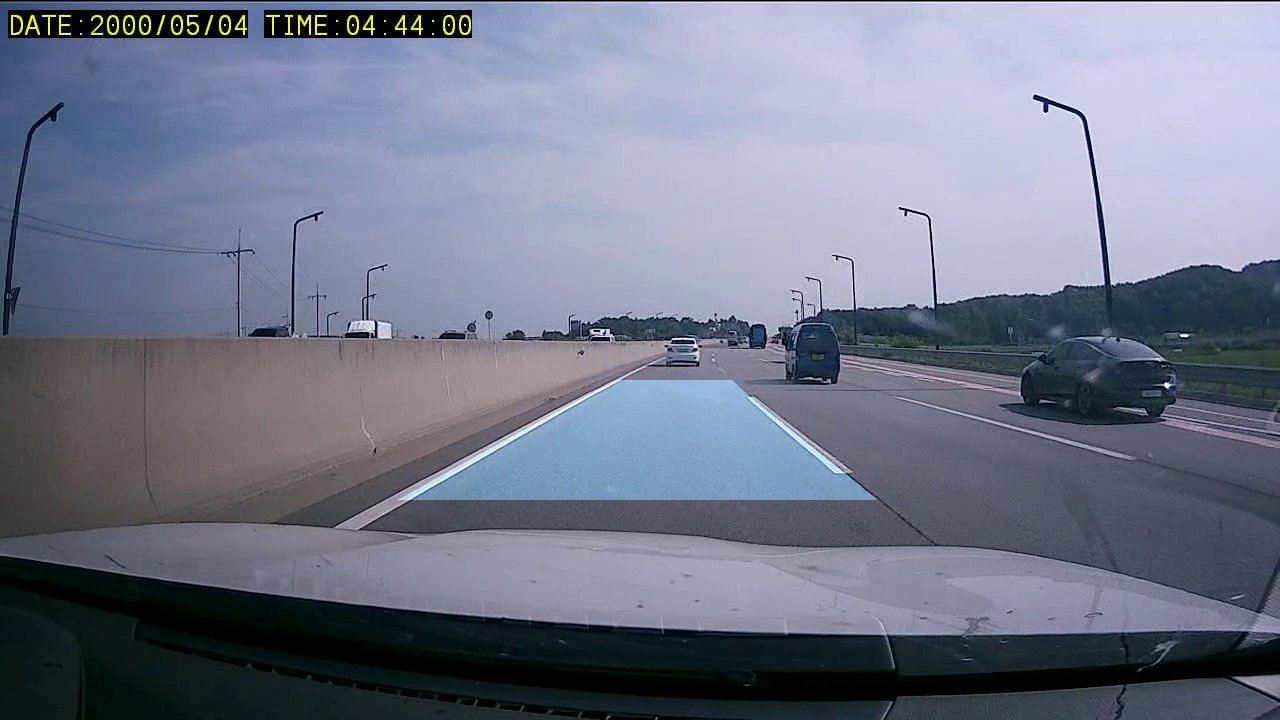
#> input picture frame 7 of line_detction/2023-07-27_15-50-51.avi, 1280 x 720 px, given in place of rec2.avi, which was not available
$ python det_line2.py
#> lines starting #> are read from the running program, lines starting #| are printed output that depends on the picture; after the words box and inside, x2 and y2 are one past the last pixel; in counts of white or black regions, pixels touching at a corner belong together; pictures that were not available may be replaced by others from this repository, and a replacement may not be noted
#> further down, frame is the input picture: shape (720, 1280, 3); mean B, G, R 137.9, 119.1, 113.7

import cv2
import numpy as np

def region_of_interest(img, vertices):
    mask = np.zeros_like(img)
    cv2.fillPoly(mask, vertices, 255)
    masked_img = cv2.bitwise_and(img, mask)
    return masked_img

def filter_yellow_white(img):
    # 색상 범위를 지정하여 노란색과 흰색을 필터링합니다.
    hls = cv2.cvtColor(img, cv2.COLOR_BGR2HLS)
#> hls: shape (720, 1280, 3); mean of channels 0, 1, 2 111.4, 125.8, 66.1

    # 노란색 필터링
    yellow_lower = np.array([15, 30, 115], dtype=np.uint8)
    yellow_upper = np.array([35, 204, 255], dtype=np.uint8)
    yellow_mask = cv2.inRange(hls, yellow_lower, yellow_upper)
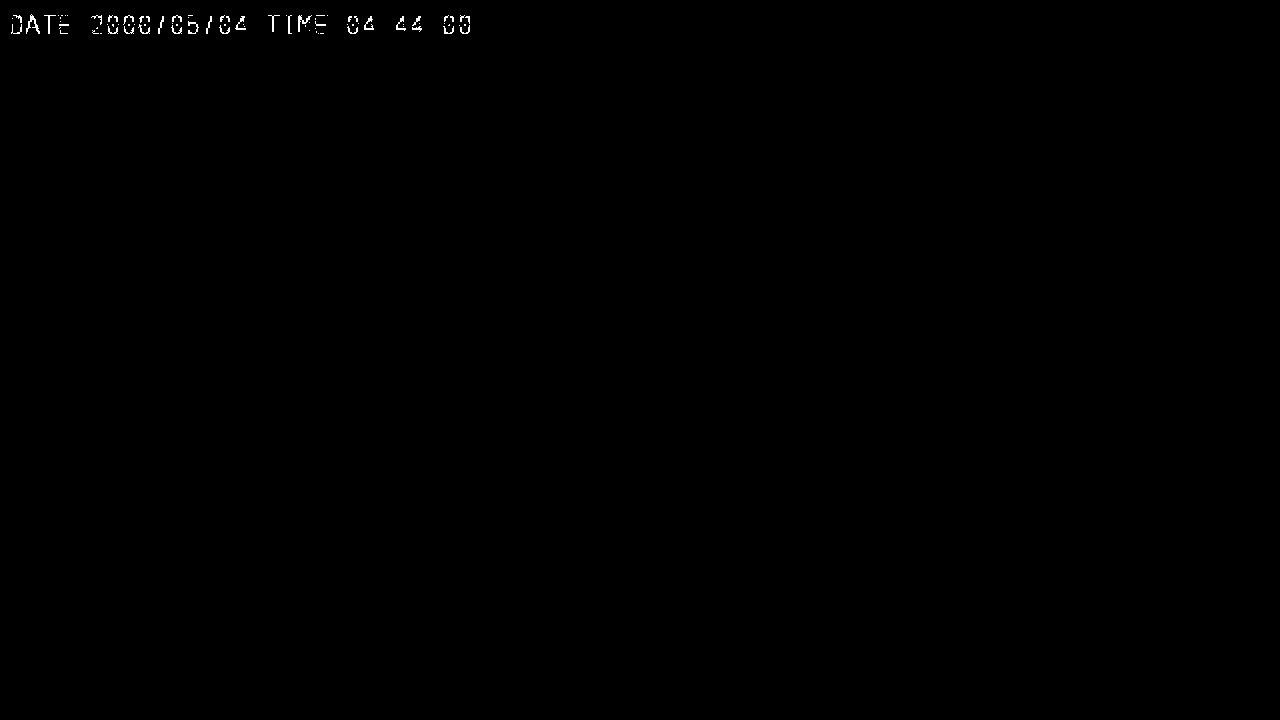
#> yellow_mask: shape (720, 1280); 0.15% white in thin lines or dots, all inside (x1, y1, x2, y2) = (11, 14, 470, 34)

    # 흰색 필터링
    white_lower = np.array([0, 200, 0], dtype=np.uint8)
    white_upper = np.array([255, 255, 255], dtype=np.uint8)
    white_mask = cv2.inRange(hls, white_lower, white_upper)
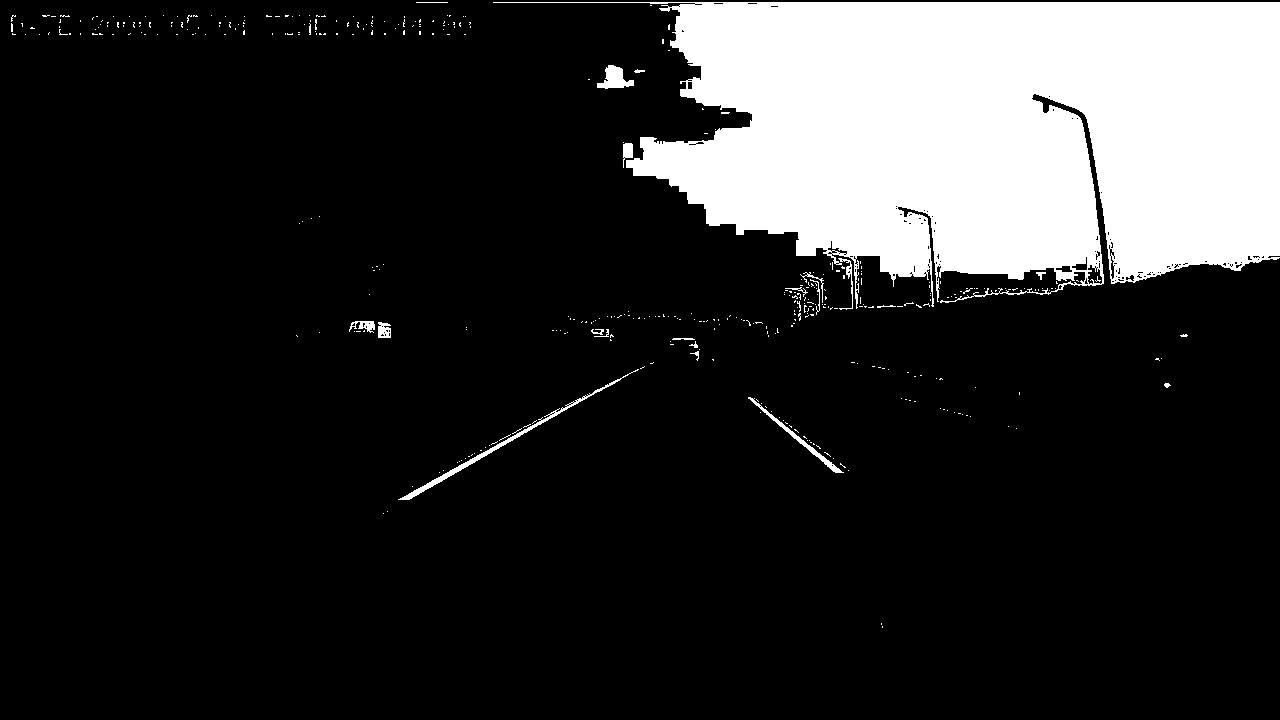
#> white_mask: shape (720, 1280); 17.1% white; 411 white regions (389 under 20 px), largest, box (x1, y1, x2, y2) and area: (493, 2, 1280, 309) 153375, (398, 369, 639, 500) 1020, (597, 65, 634, 89) 487

    return yellow_mask, white_mask

def detect_lane(image):
    yellow_mask, white_mask = filter_yellow_white(image)

    edges = cv2.Canny(cv2.bitwise_or(yellow_mask, white_mask), 50, 150)
#> edges: shape (720, 1280); 0.98% white in thin lines or dots, all inside (x1, y1, x2, y2) = (10, 1, 1280, 628)

    height, width = edges.shape
    vertices = np.array([[(0, height), (width/2, height/2), (width, height)]], dtype=np.int32)
    roi = region_of_interest(edges, vertices)
#> in region_of_interest, `cv2.fillPoly(mask, vertices, 255)`:
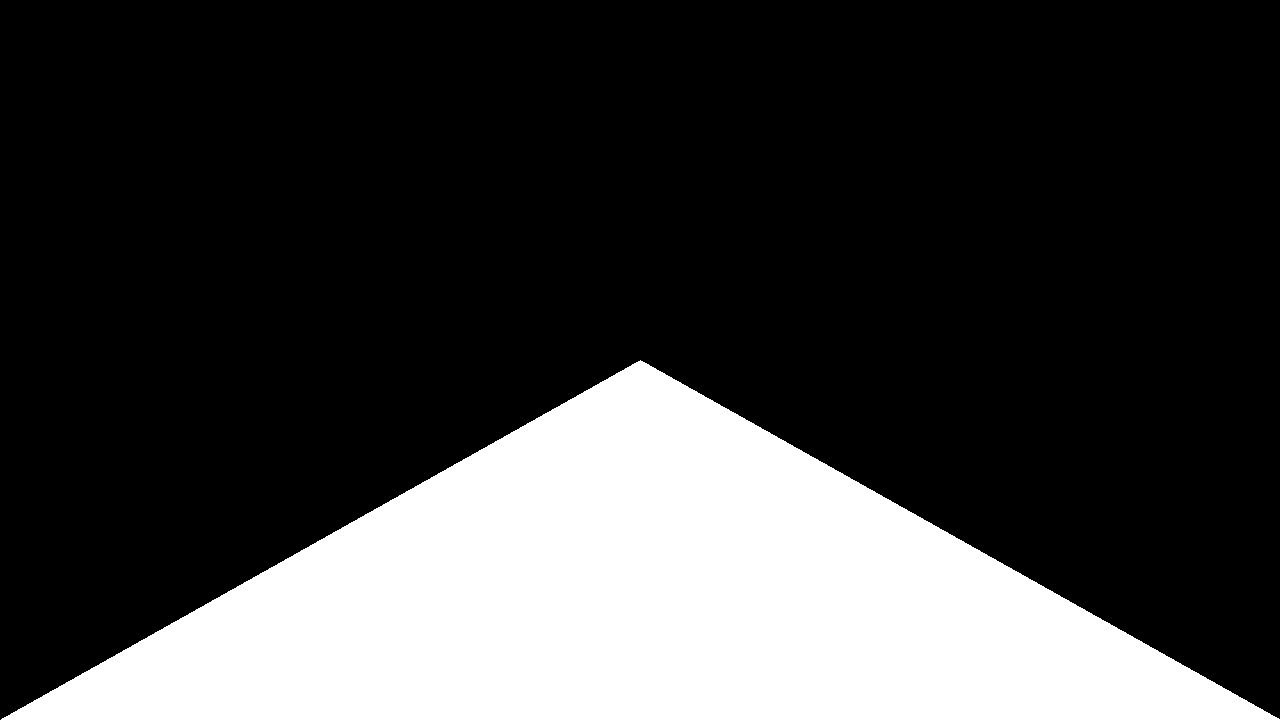
#> mask: shape (720, 1280); 25% white; 1 white region, box (x1, y1, x2, y2) and area: (1, 360, 1280, 720) 230680
#> in region_of_interest, `masked_img = cv2.bitwise_and(img, mask)`:
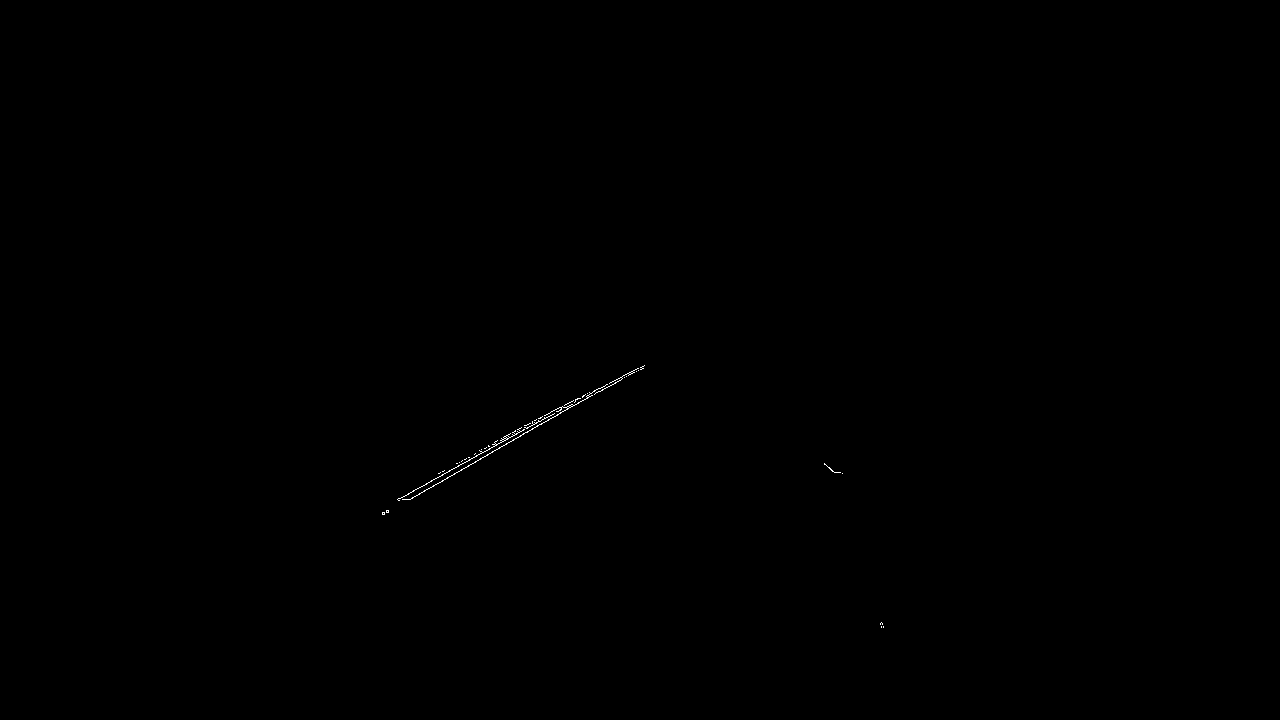
#> masked_img: shape (720, 1280); 0.08% white in thin lines or dots, all inside (x1, y1, x2, y2) = (382, 365, 884, 628)

    lines = cv2.HoughLinesP(roi, 1, np.pi/180, threshold=50, minLineLength=50, maxLineGap=100)
#> lines = [[384, 514, 637, 368], [397, 499, 596, 389], [551, 415, 629, 372], [479, 450, 587, 393], [400, 498, 612, 381], [541, 424, 644, 365]]

    left_lane_points = []
    right_lane_points = []

    for line in lines:
        x1, y1, x2, y2 = line[0]
        slope = (y2 - y1) / (x2 - x1)

        if slope < 0:  # 왼쪽 차선
            left_lane_points.append((x1, y1))
            left_lane_points.append((x2, y2))
        else:  # 오른쪽 차선
            right_lane_points.append((x1, y1))
            right_lane_points.append((x2, y2))
#> this loop made 6 passes
#> (x1, y1, x2, y2, slope) on passes 1 to 6: (384, 514, 637, 368, -0.577), (397, 499, 596, 389, -0.553), (551, 415, 629, 372, -0.551), (479, 450, 587, 393, -0.528), (400, 498, 612, 381, -0.552), (541, 424, 644, 365, -0.573)
#> after the loop, left_lane_points = [(384, 514), (637, 368), (397, 499), (596, 389), (551, 415), (629, 372), (479, 450), (587, 393), (400, 498), (612, 381), (541, 424), (644, 365)]; right_lane_points = []

    if len(left_lane_points) > 0 and len(right_lane_points) > 0:
        left_bottom = min(left_lane_points, key=lambda x: x[1])
        left_top = max(left_lane_points, key=lambda x: x[1])
        right_bottom = min(right_lane_points, key=lambda x: x[1])
        right_top = max(right_lane_points, key=lambda x: x[1])

        # 왼쪽 차선과 오른쪽 차선의 끝점 연결
        cv2.line(image, left_bottom, right_bottom, (0, 255, 0), 3)
        cv2.line(image, left_top, right_top, (0, 255, 0), 3)
        cv2.line(image, left_bottom, left_top, (0, 255, 0), 3)
        cv2.line(image, right_bottom, right_top, (0, 255, 0), 3)

        # 끝점 연결된 영역 색칠
        pts = np.array([left_bottom, left_top, right_top, right_bottom], np.int32)
        cv2.fillPoly(image, [pts], (0, 100, 255))

    return image

# cap = cv2.VideoCapture('C:/Users/LISA/Desktop/test.mp4')  # 카메라 장치를 사용할 경우
cap = cv2.VideoCapture('rec2.avi')
while True:
    ret, frame = cap.read()
    if not ret:
        break

    result = detect_lane(frame)

    cv2.imshow('Lane Detection', result)
    if cv2.waitKey(1) == ord('q'):
#> (key q is pressed here)
        break

cap.release()
cv2.destroyAllWindows()

$ run again, starting later in the video
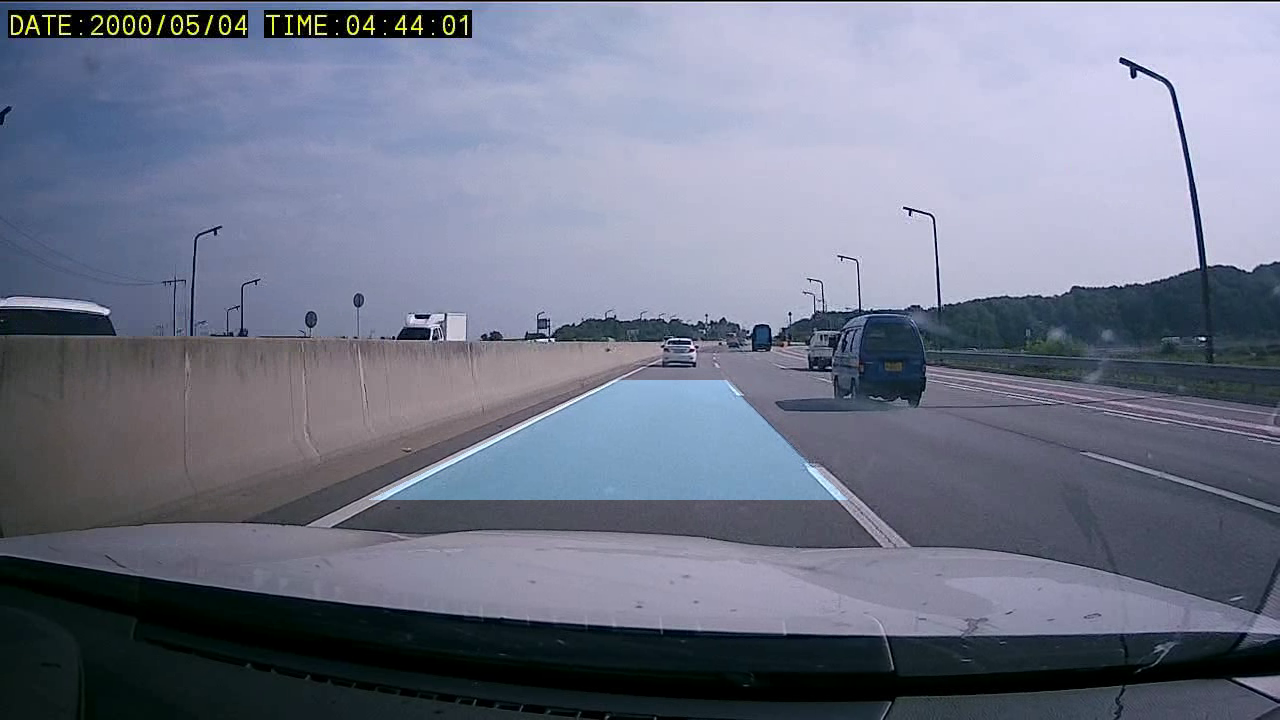
#> input picture frame 31 of line_detction/2023-07-27_15-50-51.avi, 1280 x 720 px, given in place of rec2.avi, which was not available
#> frame is the input picture: shape (720, 1280, 3); mean B, G, R 136.5, 117.7, 112.1
#> hls: shape (720, 1280, 3); mean of channels 0, 1, 2 111.2, 124.3, 65.6
#> yellow_mask: shape (720, 1280); 0.15% white in thin lines or dots, all inside (x1, y1, x2, y2) = (12, 15, 467, 34)
#> in filter_yellow_white, `white_mask = cv2.inRange(hls, white_lower, white_upper)`:
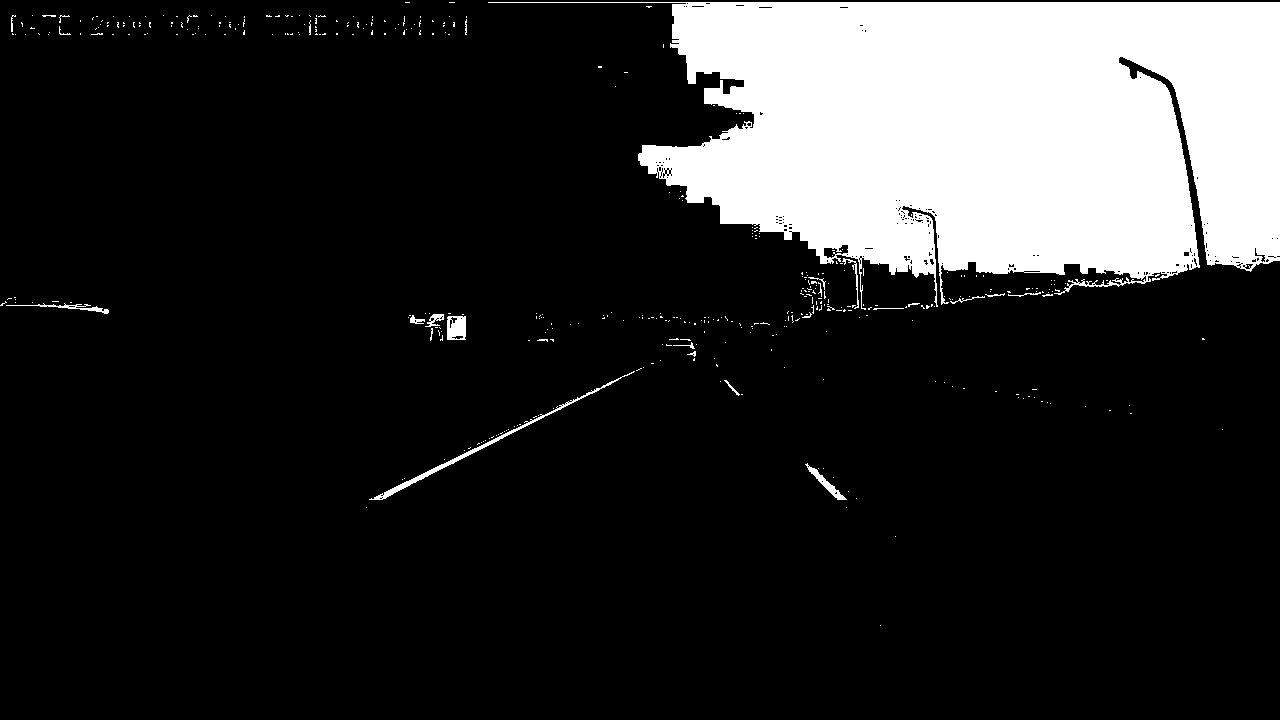
#> white_mask: shape (720, 1280); 16.7% white; 415 white regions (388 under 20 px), largest, box (x1, y1, x2, y2) and area: (488, 2, 1280, 310) 150197, (369, 371, 635, 500) 994, (447, 316, 466, 340) 398
#> in detect_lane, `edges = cv2.Canny(cv2.bitwise_or(yellow_mask, white_mask), 50, 150)`:
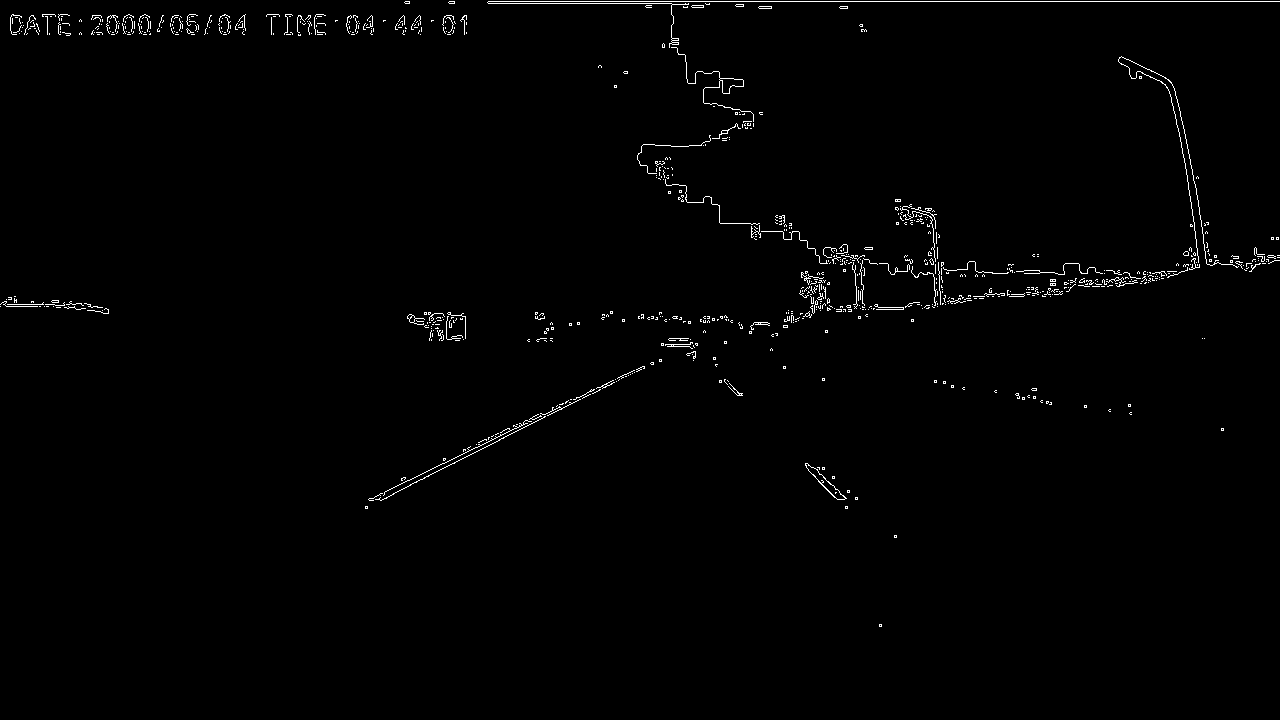
#> edges: shape (720, 1280); 0.99% white in thin lines or dots, all inside (x1, y1, x2, y2) = (0, 1, 1280, 627)
#> mask: shape (720, 1280); 25% white; 1 white region, box (x1, y1, x2, y2) and area: (1, 360, 1280, 720) 230680
#> masked_img: shape (720, 1280); 0.05% white in thin lines or dots, all inside (x1, y1, x2, y2) = (479, 366, 897, 627)
#> lines = [[479, 450, 644, 366], [536, 418, 642, 366]]
#> the loop in detect_lane, `for line in lines:` made 2 passes
#> (x1, y1, x2, y2, slope) on passes 1 to 2: (479, 450, 644, 366, -0.509), (536, 418, 642, 366, -0.491)
#> after the loop in detect_lane, `for line in lines:`: left_lane_points = [(479, 450), (644, 366), (536, 418), (642, 366)]; right_lane_points = []
